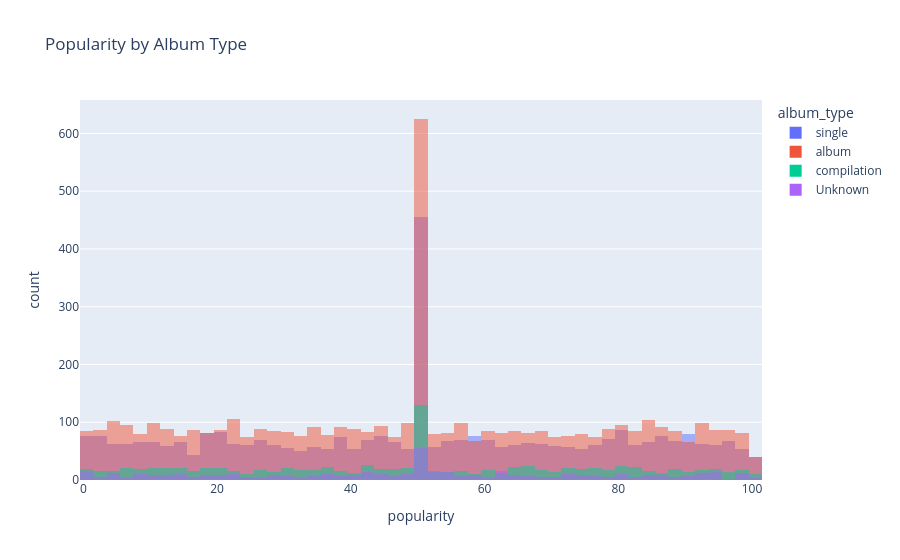

Notebook code for this chart:
### Markdown cell above
#**Duration by Language: the distribution of song duration is almost identical across**
**all languages, with a median of about 210,000 ms (3.5 minutes) and most songs between**
**180,000 and 240,000 ms. Language has no visible effect on song length.**

### Code cell
# Histogram: popularity by album_type
fig5 = px.histogram(df, x='popularity', color='album_type', barmode='overlay',
                    title='Popularity by Album Type')
fig5.show()

### Figure 1 — Plotly figure (JSON) as saved in the notebook; plotly's stock layout.template omitted (floating-point values rounded to 4 significant figures; data arrays with more than 128 entries replaced by an {"elided": "..."} marker saying what was removed)
{"data": [{"alignmentgroup": "True", "bingroup": "x", "hovertemplate": "album_type=single<br>popularity=%{x}<br>count=%{y}<extra></extra>", "legendgroup": "single", "marker": {"color": "#636efa", "opacity": 0.5, "pattern": {"shape": ""}}, "name": "single", "offsetgroup": "single", "orientation": "v", "showlegend": true, "type": "histogram", "x": {"elided": "3664 int values"}, "xaxis": "x", "yaxis": "y"}, {"alignmentgroup": "True", "bingroup": "x", "hovertemplate": "album_type=album<br>popularity=%{x}<br>count=%{y}<extra></extra>", "legendgroup": "album", "marker": {"color": "#EF553B", "opacity": 0.5, "pattern": {"shape": ""}}, "name": "album", "offsetgroup": "album", "orientation": "v", "showlegend": true, "type": "histogram", "x": {"elided": "4858 int values"}, "xaxis": "x", "yaxis": "y"}, {"alignmentgroup": "True", "bingroup": "x", "hovertemplate": "album_type=compilation<br>popularity=%{x}<br>count=%{y}<extra></extra>", "legendgroup": "compilation", "marker": {"color": "#00cc96", "opacity": 0.5, "pattern": {"shape": ""}}, "name": "compilation", "offsetgroup": "compilation", "orientation": "v", "showlegend": true, "type": "histogram", "x": {"elided": "1009 int values"}, "xaxis": "x", "yaxis": "y"}, {"alignmentgroup": "True", "bingroup": "x", "hovertemplate": "album_type=Unknown<br>popularity=%{x}<br>count=%{y}<extra></extra>", "legendgroup": "Unknown", "marker": {"color": "#ab63fa", "opacity": 0.5, "pattern": {"shape": ""}}, "name": "Unknown", "offsetgroup": "Unknown", "orientation": "v", "showlegend": true, "type": "histogram", "x": {"elided": "469 int values"}, "xaxis": "x", "yaxis": "y"}], "layout": {"barmode": "overlay", "legend": {"title": {"text": "album_type"}, "tracegroupgap": 0}, "title": {"text": "Popularity by Album Type"}, "xaxis": {"anchor": "y", "domain": [0, 1], "title": {"text": "popularity"}}, "yaxis": {"anchor": "x", "domain": [0, 1], "title": {"text": "count"}}}}
